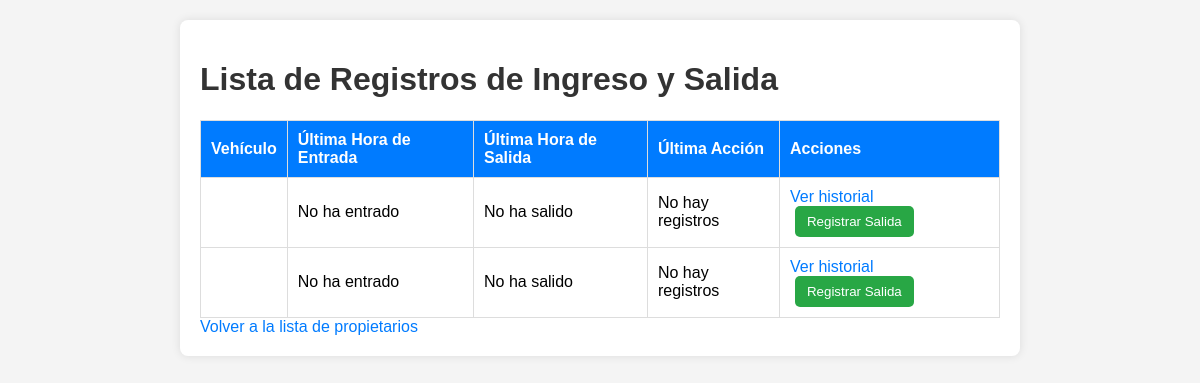
/registros/, run on the app's committed database.
### gestionVehiculos/models.py (models this page shows)
class Registro(models.Model):
    vehiculo = models.ForeignKey(Vehiculo, on_delete=models.CASCADE)
    fecha_hora_entrada = models.DateTimeField()
    fecha_hora_salida = models.DateTimeField(null=True, blank=True)

### gestionVehiculos/views.py (the view)
# urls.py: path('registros/', views.listar_registros, name='listar_registros'),
def listar_registros(request):
    registros = Registro.objects.all()
    return render(request, 'gestionVehiculos/listar_registros.html', {'registros': registros})

### gestionVehiculos/templates/gestionVehiculos/listar_registros.html (shortened to what this page needs)
<!DOCTYPE html>
<html lang="es">
<head>
    {% load static %}
    <link rel="stylesheet" href="{% static 'gestionVehiculos/css/styles.css' %}">
</head>
<body>
    <div class="container">
        <h1>Lista de Registros de Ingreso y Salida</h1>
        <table>
            <thead>
                <tr>
                    <th>Vehículo</th>
                    <th>Última Hora de Entrada</th>
                    <th>Última Hora de Salida</th>
                    <th>Última Acción</th>
                    <th>Acciones</th>
                </tr>
            </thead>
            <tbody>
                {% for vehiculo in registros %}
                <tr>
                    <td>{{ vehiculo.matricula }}</td>
                    <td>{{ vehiculo.registros.last_entry|default:"No ha entrado" }}</td>
                    <td>{{ vehiculo.registros.last_exit|default:"No ha salido" }}</td>
                    <td>
                        {% if vehiculo.registros.last_exit %}
                            Última acción: Salida
                        {% elif vehiculo.registros.last_entry %}
                            Última acción: Entrada
                        {% else %}
                            No hay registros
                        {% endif %}
                    </td>
                    <td>
                        <a href="{% url 'historial_registro' vehiculo.id %}">Ver historial</a>
                        {% if vehiculo.last_exit == None %}
                        <form method="POST" action="{% url 'registrar_salida' vehiculo.id %}" style="display:inline;">
                            <button type="submit">Registrar Salida</button>
                        </form>
                        {% else %}
                        <form method="POST" action="{% url 'registrar_entrada' vehiculo.id %}" style="display:inline;">
                            {% csrf_token %}
                            <button type="submit">Registrar Entrada</button>
                        </form>
                        {% endif %}
                    </td>
                </tr>
                {% endfor %}
            </tbody>
        </table>
        <a href="{% url 'index' %}">Volver a la lista de propietarios</a>
    </div>
</body>
</html>

### gestionVehiculos/static/gestionVehiculos/css/styles.css (style rules this page uses)
body { font-family: Arial, sans-serif; background-color: #f4f4f4; margin: 0; padding: 0; }
.container { max-width: 800px; margin: 20px auto; padding: 20px; background: white; border-radius: 8px; box-shadow: 0 0 10px rgba(0, 0, 0, 0.1); }
h1, h2 { color: #333; }
table { width: 100%; margin-top: 20px; border-collapse: collapse; }
table th, table td { padding: 10px; text-align: left; border: 1px solid #ddd; }
table th { background-color: #007BFF; color: white; }
a { color: #007BFF; text-decoration: none; }
button { margin-left: 5px; padding: 8px 12px; background-color: #28a745; color: white; border: none; border-radius: 5px; cursor: pointer; }

### data on the page
Registro: registros.last_entry "No ha entrado", registros.last_exit "No ha salido"
Registro: registros.last_entry "No ha entrado", registros.last_exit "No ha salido"
